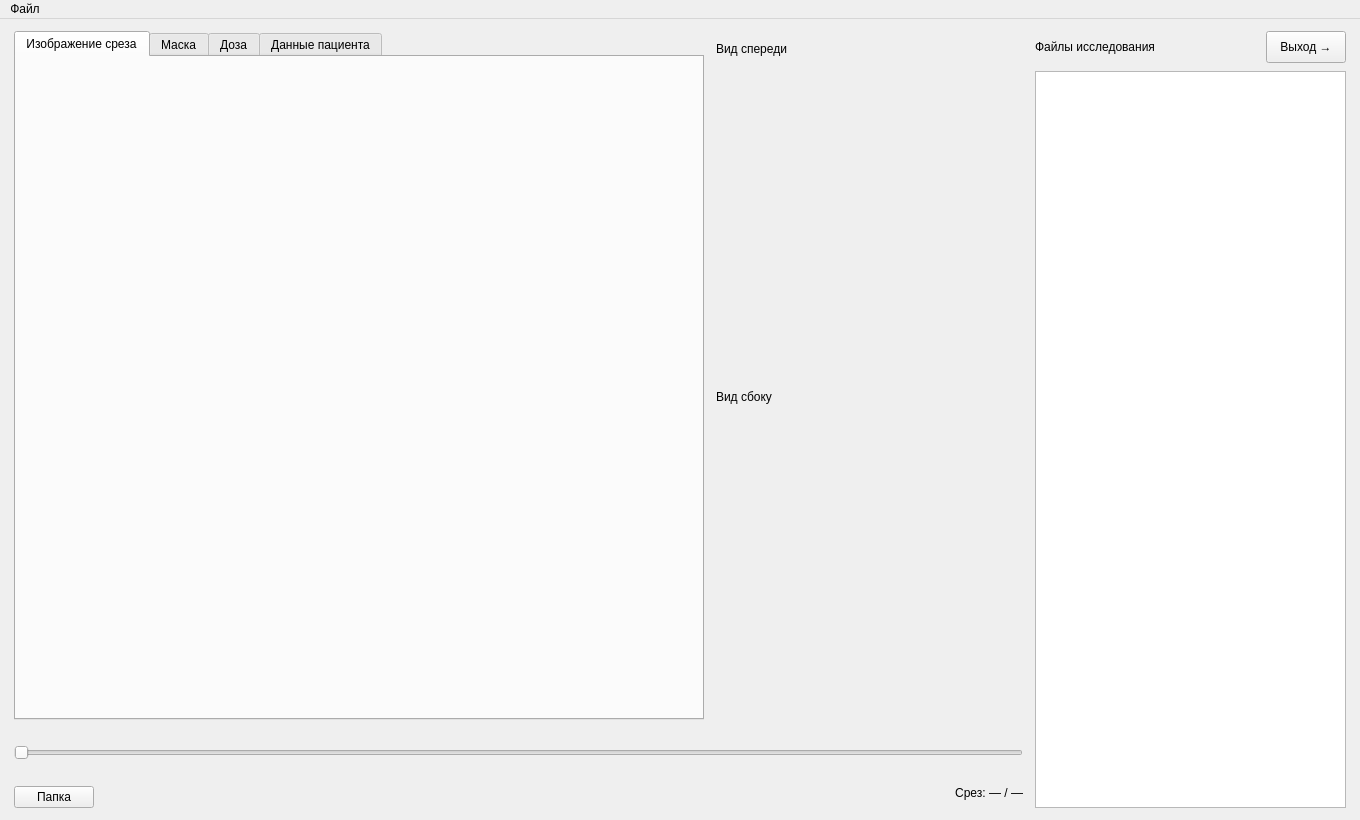
<?xml version='1.0' encoding='utf-8'?>
<ui version="4.0">
 <class>MainWindow</class>
 <widget class="QMainWindow" name="MainWindow">
  <property name="geometry">
   <rect>
    <x>0</x>
    <y>0</y>
    <width>1360</width>
    <height>820</height>
   </rect>
  </property>
  <property name="windowTitle">
   <string>MainWindow</string>
  </property>
  <widget class="QWidget" name="centralwidget">
   <layout class="QHBoxLayout" name="horizontalLayout" stretch="13,4">
    <property name="spacing">
     <number>12</number>
    </property>
    <property name="leftMargin">
     <number>14</number>
    </property>
    <property name="topMargin">
     <number>12</number>
    </property>
    <property name="rightMargin">
     <number>14</number>
    </property>
    <property name="bottomMargin">
     <number>12</number>
    </property>
    <item>
     <layout class="QVBoxLayout" name="viewerAreaLayout">
      <property name="spacing">
       <number>8</number>
      </property>
      <item>
       <layout class="QHBoxLayout" name="viewersLayout" stretch="9,4">
        <property name="spacing">
         <number>12</number>
        </property>
        <item>
         <widget class="QTabWidget" name="windowList">
          <property name="minimumSize">
           <size>
            <width>500</width>
            <height>500</height>
           </size>
          </property>
          <property name="currentIndex">
           <number>0</number>
          </property>
          <widget class="QWidget" name="imageSlice">
           <attribute name="title">
            <string>Изображение среза</string>
           </attribute>
           <layout class="QVBoxLayout" name="imageSliceLayout">
            <property name="leftMargin">
             <number>10</number>
            </property>
            <property name="topMargin">
             <number>10</number>
            </property>
            <property name="rightMargin">
             <number>10</number>
            </property>
            <property name="bottomMargin">
             <number>10</number>
            </property>
            <item>
             <widget class="QLabel" name="imageLabel">
              <property name="sizePolicy">
               <sizepolicy hsizetype="Ignored" vsizetype="Ignored">
                <horstretch>0</horstretch>
                <verstretch>0</verstretch>
               </sizepolicy>
              </property>
              <property name="text">
               <string />
              </property>
              <property name="alignment">
               <set>Qt::AlignmentFlag::AlignCenter</set>
              </property>
             </widget>
            </item>
           </layout>
          </widget>
          <widget class="QWidget" name="maskSlice">
           <attribute name="title">
            <string>Маска</string>
           </attribute>
           <layout class="QVBoxLayout" name="maskSliceLayout">
            <property name="leftMargin">
             <number>10</number>
            </property>
            <property name="topMargin">
             <number>10</number>
            </property>
            <property name="rightMargin">
             <number>10</number>
            </property>
            <property name="bottomMargin">
             <number>10</number>
            </property>
            <item>
             <widget class="QLabel" name="maskLabel">
              <property name="sizePolicy">
               <sizepolicy hsizetype="Ignored" vsizetype="Ignored">
                <horstretch>0</horstretch>
                <verstretch>0</verstretch>
               </sizepolicy>
              </property>
              <property name="text">
               <string />
              </property>
              <property name="alignment">
               <set>Qt::AlignmentFlag::AlignCenter</set>
              </property>
             </widget>
            </item>
           </layout>
          </widget>
          <widget class="QWidget" name="doseSlice">
           <attribute name="title">
            <string>Доза</string>
           </attribute>
           <layout class="QVBoxLayout" name="doseSliceLayout">
            <property name="leftMargin">
             <number>10</number>
            </property>
            <property name="topMargin">
             <number>10</number>
            </property>
            <property name="rightMargin">
             <number>10</number>
            </property>
            <property name="bottomMargin">
             <number>10</number>
            </property>
            <item>
             <widget class="QLabel" name="doseLabel">
              <property name="sizePolicy">
               <sizepolicy hsizetype="Ignored" vsizetype="Ignored">
                <horstretch>0</horstretch>
                <verstretch>0</verstretch>
               </sizepolicy>
              </property>
              <property name="text">
               <string />
              </property>
              <property name="alignment">
               <set>Qt::AlignmentFlag::AlignCenter</set>
              </property>
             </widget>
            </item>
           </layout>
          </widget>
          <widget class="QWidget" name="metaData">
           <attribute name="title">
            <string>Данные пациента</string>
           </attribute>
           <layout class="QVBoxLayout" name="metadataLayout">
            <property name="spacing">
             <number>20</number>
            </property>
            <property name="leftMargin">
             <number>28</number>
            </property>
            <property name="topMargin">
             <number>28</number>
            </property>
            <property name="rightMargin">
             <number>28</number>
            </property>
            <property name="bottomMargin">
             <number>28</number>
            </property>
            <item>
             <layout class="QVBoxLayout" name="patientNameLayout">
              <property name="spacing">
               <number>4</number>
              </property>
              <item>
               <widget class="QLabel" name="patientName_text">
                <property name="text">
                 <string>Имя пациента</string>
                </property>
               </widget>
              </item>
              <item>
               <widget class="QLabel" name="patientName">
                <property name="minimumSize">
                 <size>
                  <width>0</width>
                  <height>36</height>
                 </size>
                </property>
                <property name="text">
                 <string>—</string>
                </property>
                <property name="alignment">
                 <set>Qt::AlignmentFlag::AlignVCenter</set>
                </property>
                <property name="wordWrap">
                 <bool>true</bool>
                </property>
                <property name="textInteractionFlags">
                 <set>Qt::TextInteractionFlag::TextSelectableByMouse</set>
                </property>
               </widget>
              </item>
             </layout>
            </item>
            <item>
             <layout class="QVBoxLayout" name="patientIDLayout">
              <property name="spacing">
               <number>4</number>
              </property>
              <item>
               <widget class="QLabel" name="patientID_text">
                <property name="text">
                 <string>ID пациента</string>
                </property>
               </widget>
              </item>
              <item>
               <widget class="QLabel" name="patientID">
                <property name="minimumSize">
                 <size>
                  <width>0</width>
                  <height>36</height>
                 </size>
                </property>
                <property name="text">
                 <string>—</string>
                </property>
                <property name="alignment">
                 <set>Qt::AlignmentFlag::AlignVCenter</set>
                </property>
                <property name="wordWrap">
                 <bool>true</bool>
                </property>
                <property name="textInteractionFlags">
                 <set>Qt::TextInteractionFlag::TextSelectableByMouse</set>
                </property>
               </widget>
              </item>
             </layout>
            </item>
            <item>
             <layout class="QVBoxLayout" name="patientBDLayout">
              <property name="spacing">
               <number>4</number>
              </property>
              <item>
               <widget class="QLabel" name="patientBD_text">
                <property name="text">
                 <string>Дата рождения</string>
                </property>
               </widget>
              </item>
              <item>
               <widget class="QLabel" name="patientBD">
                <property name="minimumSize">
                 <size>
                  <width>0</width>
                  <height>36</height>
                 </size>
                </property>
                <property name="text">
                 <string>—</string>
                </property>
                <property name="alignment">
                 <set>Qt::AlignmentFlag::AlignVCenter</set>
                </property>
                <property name="wordWrap">
                 <bool>true</bool>
                </property>
                <property name="textInteractionFlags">
                 <set>Qt::TextInteractionFlag::TextSelectableByMouse</set>
                </property>
               </widget>
              </item>
             </layout>
            </item>
            <item>
             <layout class="QVBoxLayout" name="modalityLayout">
              <property name="spacing">
               <number>4</number>
              </property>
              <item>
               <widget class="QLabel" name="modality_text">
                <property name="text">
                 <string>Модальность</string>
                </property>
               </widget>
              </item>
              <item>
               <widget class="QLabel" name="modality">
                <property name="minimumSize">
                 <size>
                  <width>0</width>
                  <height>36</height>
                 </size>
                </property>
                <property name="text">
                 <string>—</string>
                </property>
                <property name="alignment">
                 <set>Qt::AlignmentFlag::AlignVCenter</set>
                </property>
                <property name="wordWrap">
                 <bool>true</bool>
                </property>
                <property name="textInteractionFlags">
                 <set>Qt::TextInteractionFlag::TextSelectableByMouse</set>
                </property>
               </widget>
              </item>
             </layout>
            </item>
            <item>
             <spacer name="metadataBottomSpacer">
              <property name="orientation">
               <enum>Qt::Orientation::Vertical</enum>
              </property>
              <property name="sizeHint" stdset="0">
               <size>
                <width>20</width>
                <height>40</height>
               </size>
              </property>
             </spacer>
            </item>
           </layout>
          </widget>
         </widget>
        </item>
        <item>
         <layout class="QVBoxLayout" name="sideViewsLayout" stretch="0,1,0,1">
          <property name="spacing">
           <number>8</number>
          </property>
          <item>
           <widget class="QLabel" name="frontViewHeader">
            <property name="text">
             <string>Вид спереди</string>
            </property>
            <property name="minimumSize">
             <size>
              <width>0</width>
              <height>35</height>
             </size>
            </property>
           </widget>
          </item>
          <item>
           <widget class="QFrame" name="frontViewFrame">
            <property name="minimumSize">
             <size>
              <width>250</width>
              <height>180</height>
             </size>
            </property>
            <layout class="QVBoxLayout" name="frontViewLayout">
             <property name="leftMargin">
              <number>8</number>
             </property>
             <property name="topMargin">
              <number>8</number>
             </property>
             <property name="rightMargin">
              <number>8</number>
             </property>
             <property name="bottomMargin">
              <number>8</number>
             </property>
             <item>
              <widget class="QLabel" name="firstSideLabel">
               <property name="sizePolicy">
                <sizepolicy hsizetype="Ignored" vsizetype="Ignored">
                 <horstretch>0</horstretch>
                 <verstretch>0</verstretch>
                </sizepolicy>
               </property>
               <property name="text">
                <string />
               </property>
               <property name="alignment">
                <set>Qt::AlignmentFlag::AlignCenter</set>
               </property>
              </widget>
             </item>
            </layout>
           </widget>
          </item>
          <item>
           <widget class="QLabel" name="sideViewHeader">
            <property name="text">
             <string>Вид сбоку</string>
            </property>
           </widget>
          </item>
          <item>
           <widget class="QFrame" name="sideViewFrame">
            <property name="minimumSize">
             <size>
              <width>250</width>
              <height>180</height>
             </size>
            </property>
            <layout class="QVBoxLayout" name="sideViewLayout">
             <property name="leftMargin">
              <number>8</number>
             </property>
             <property name="topMargin">
              <number>8</number>
             </property>
             <property name="rightMargin">
              <number>8</number>
             </property>
             <property name="bottomMargin">
              <number>8</number>
             </property>
             <item>
              <widget class="QLabel" name="secondSideLabel">
               <property name="sizePolicy">
                <sizepolicy hsizetype="Ignored" vsizetype="Ignored">
                 <horstretch>0</horstretch>
                 <verstretch>0</verstretch>
                </sizepolicy>
               </property>
               <property name="text">
                <string />
               </property>
               <property name="alignment">
                <set>Qt::AlignmentFlag::AlignCenter</set>
               </property>
              </widget>
             </item>
            </layout>
           </widget>
          </item>
         </layout>
        </item>
       </layout>
      </item>
      <item>
       <widget class="QSlider" name="sliceSlider">
        <property name="minimumSize">
         <size>
          <width>0</width>
          <height>50</height>
         </size>
        </property>
        <property name="orientation">
         <enum>Qt::Orientation::Horizontal</enum>
        </property>
       </widget>
      </item>
      <item>
       <layout class="QHBoxLayout" name="statusLayout" stretch="0,1">
        <item>
         <widget class="QPushButton" name="folderButton">
          <property name="text">
           <string>Папка</string>
          </property>
         </widget>
        </item>
        <item>
         <widget class="QLabel" name="sliceCounter">
          <property name="text">
           <string>Срез: — / —</string>
          </property>
          <property name="alignment">
           <set>Qt::AlignmentFlag::AlignRight</set>
          </property>
         </widget>
        </item>
       </layout>
      </item>
     </layout>
    </item>
    <item>
     <layout class="QVBoxLayout" name="filesPanelLayout">
      <property name="spacing">
       <number>8</number>
      </property>
      <item>
       <layout class="QHBoxLayout" name="filesHeaderLayout" stretch="1,0">
        <item>
         <widget class="QLabel" name="filesHeader">
          <property name="text">
           <string>Файлы исследования</string>
          </property>
         </widget>
        </item>
        <item>
         <widget class="QPushButton" name="logOutButton">
          <property name="minimumSize">
           <size>
            <width>76</width>
            <height>32</height>
           </size>
          </property>
          <property name="text">
           <string>Выход →</string>
          </property>
         </widget>
        </item>
       </layout>
      </item>
      <item>
       <widget class="QListWidget" name="fileList">
        <property name="minimumSize">
         <size>
          <width>250</width>
          <height>180</height>
         </size>
        </property>
       </widget>
      </item>
     </layout>
    </item>
   </layout>
  </widget>
  <widget class="QMenuBar" name="menubar">
   <widget class="QMenu" name="menuFile">
    <property name="title">
     <string>Файл</string>
    </property>
    <addaction name="actionOpenFolder" />
   </widget>
   <addaction name="menuFile" />
  </widget>
  <action name="actionOpenFolder">
   <property name="text">
    <string>Открыть папку</string>
   </property>
  </action>
 </widget>
 <resources />
 <connections />
</ui>
